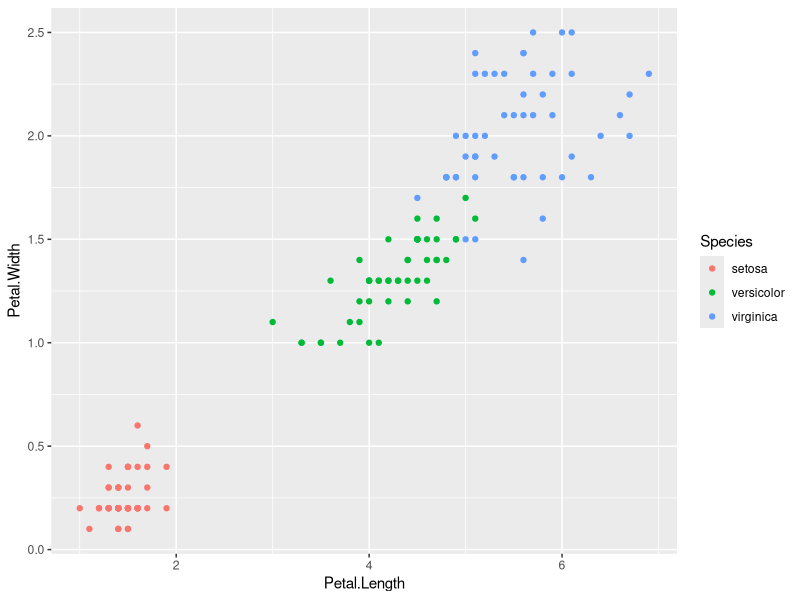
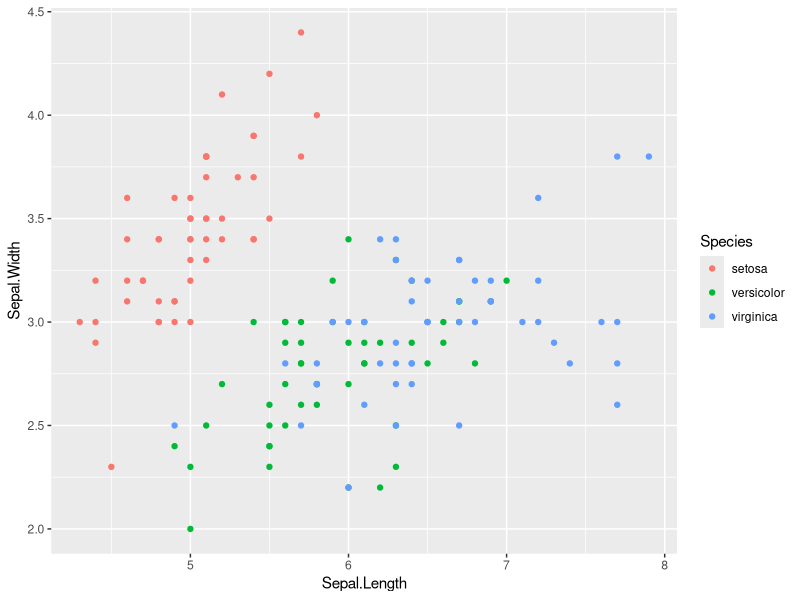
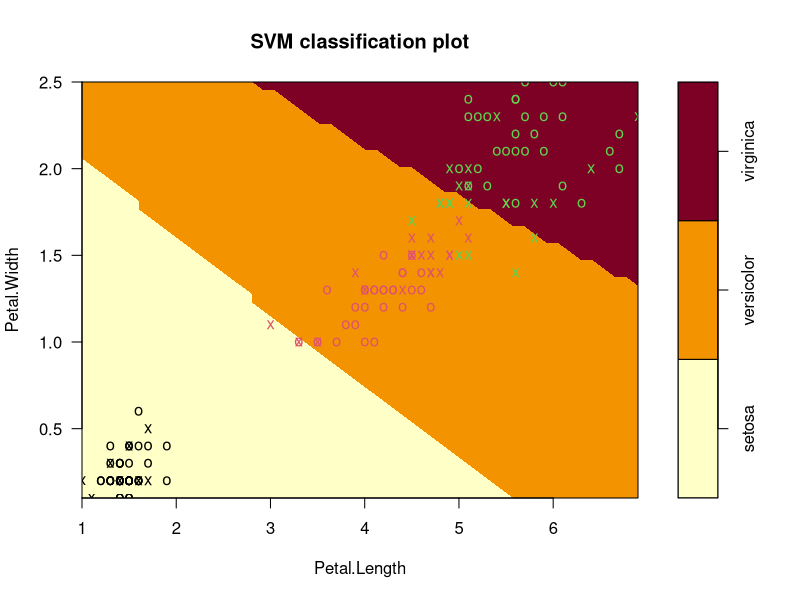

Source code (R) for these figures, in order:
#Dataset
data("iris")
iris
str(iris)

library(ggplot2)

qplot(Petal.Length, Petal.Width, data=iris, color=Species)

qplot(Sepal.Length, Sepal.Width, data=iris, color=Species)

install.packages("e1071")
library(e1071)

mymodel <-svm(Species~.,data=iris, kernel="radial")

summary(mymodel)

plot(mymodel,data=iris, Petal.Width~Petal.Length, slice=list(Sepal.Width=3,Sepal.Length=4))

pred=predict(mymodel,iris)
pred

#confusion matrix
tab = table(Predicted = pred,
            Actual = iris$Species)
View(tab)
tab
